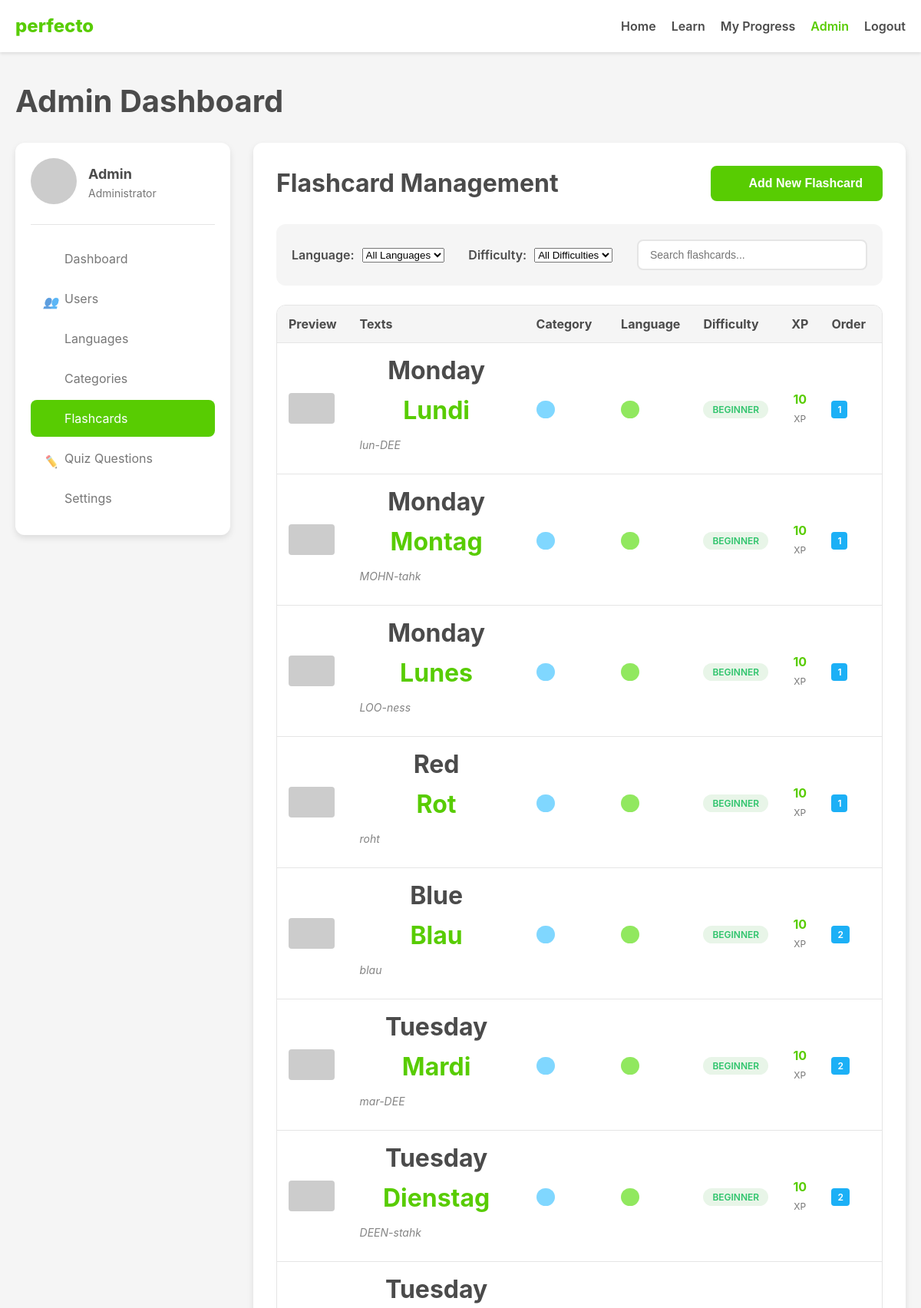
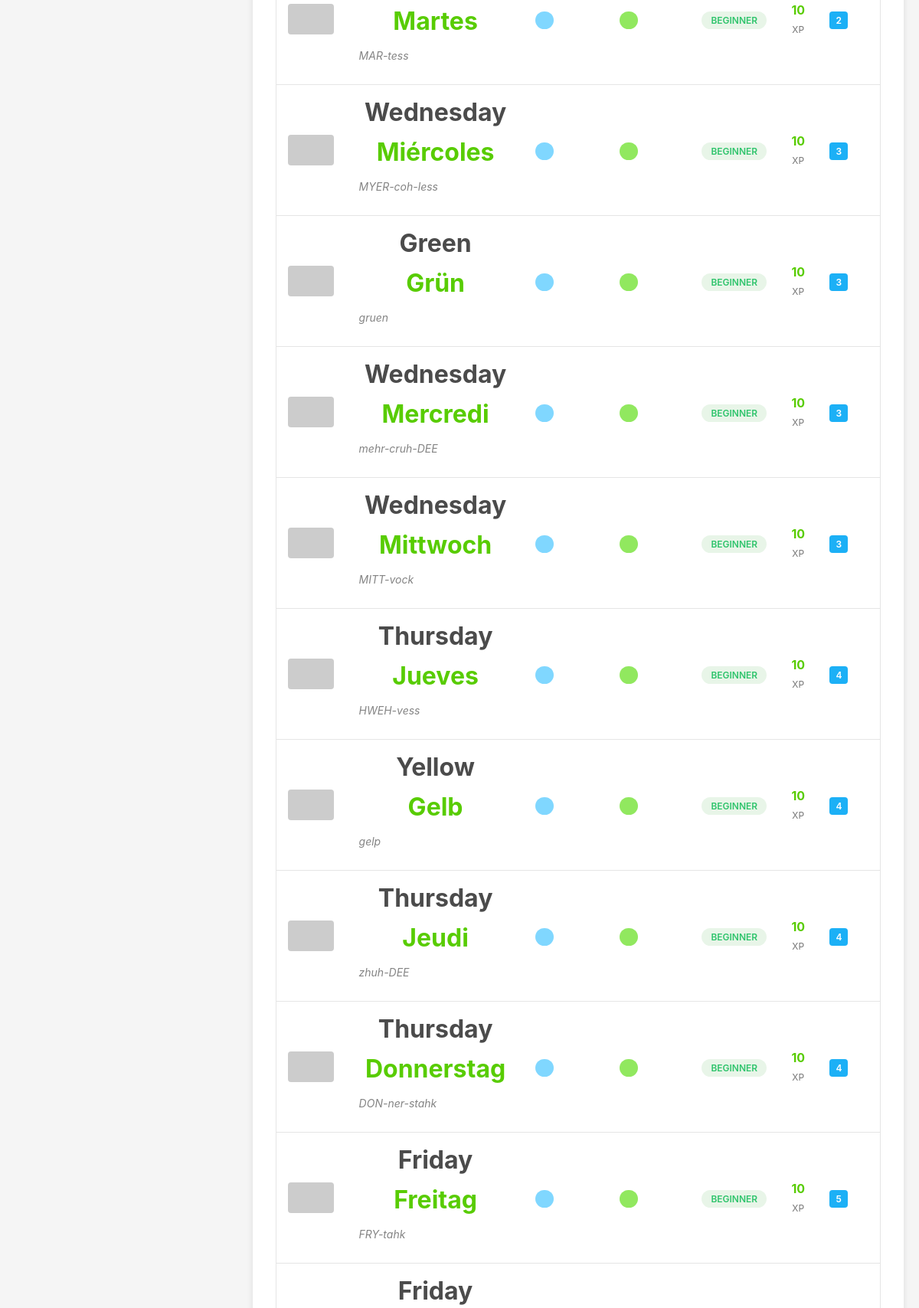
Page /dashboard/admin.php?tab=flashcards&filter=1 (signed in, upper part) on the committed database (2 pictures, top to bottom).
### tables this page shows
CREATE TABLE IF NOT EXISTS flashcards (
    id INT AUTO_INCREMENT PRIMARY KEY,
    category_id INT NOT NULL,
    native_text VARCHAR(255) NOT NULL,
    foreign_text VARCHAR(255) NOT NULL,
    pronunciation VARCHAR(255),
    image_url VARCHAR(255) DEFAULT 'https://placehold.co/300x200',
    xp_value INT DEFAULT 10,
    difficulty ENUM('beginner', 'intermediate', 'advanced') DEFAULT 'beginner',
    display_order INT DEFAULT 0,
    FOREIGN KEY (category_id) REFERENCES categories(id) ON DELETE CASCADE
);

### dashboard/admin-tabs/flashcards.php (the view, shortened to what this page needs)
<div class="admin-panel">
    <div class="panel-header">
        <h2>Flashcard Management</h2>
        <div class="panel-actions">
            <button class="btn btn-primary" onclick="togglePanel('add-flashcard-panel')">
                <i class="btn-icon add-icon"></i>
                Add New Flashcard
            </button>
        </div>
    </div>
    <div class="filter-controls">
        <div class="filter-group">
            <label for="language-filter">Language:</label>
            <select id="language-filter" onchange="filterByLanguage(this.value)">
                <option value="">All Languages</option>
            </select>
        </div>
        <div class="filter-group">
            <label for="difficulty-filter">Difficulty:</label>
            <select id="difficulty-filter" onchange="filterByDifficulty(this.value)">
                <option value="">All Difficulties</option>
            </select>
        </div>
        <div class="search-box">
            <input type="text" id="flashcard-search" placeholder="Search flashcards..." onkeyup="filterTable('flashcards-table', this.value)">
            <i class="search-icon"></i>
        </div>
    </div>
    <div class="table-container">
        <table class="admin-table" id="flashcards-table">
            <thead>
                <tr>
                    <th>Preview</th>
                    <th>Texts</th>
                    <th>Category</th>
                    <th>Language</th>
                    <th>Difficulty</th>
                    <th>XP</th>
                    <th>Order</th>
                    <th>Actions</th>
                </tr>
            </thead>
            <tbody>
                <?php if (!empty($data['flashcards'])): ?>
                    <?php foreach ($data['flashcards'] as $flashcard): ?>
                        <tr data-language-id="<?php
                            $language_id = '';
                            foreach ($categories as $cat) {
                                if ($cat['id'] == $flashcard['category_id']) {
                                    $language_id = $cat['language_id'];
                                    break;
                                }
                            }
                            echo $language_id;
                        ?>" data-difficulty="<?php echo $flashcard['difficulty']; ?>">
                            <td>
                                <div class="flashcard-preview">
                                    <img src="<?php echo htmlspecialchars($flashcard['image_url']); ?>"
                                         alt="<?php echo htmlspecialchars($flashcard['native_text']); ?>"
                                         class="preview-image"
                                         onerror="this.src='https://placehold.co/60x40/E5E5E5/999999?text=No+Image'">
                                </div>
                            </td>
                            <td>
                                <div class="flashcard-texts">
                                    <div class="native-text">
                                        <strong><?php echo htmlspecialchars($flashcard['native_text']); ?></strong>
                                    </div>
                                    <div class="foreign-text">
                                        <?php echo htmlspecialchars($flashcard['foreign_text']); ?>
                                    </div>
                                    <?php if (!empty($flashcard['pronunciation'])): ?>
                                        <div class="pronunciation">
                                            <em><?php echo htmlspecialchars($flashcard['pronunciation']); ?></em>
                                        </div>
                                    <?php endif; ?>
                                </div>
                            </td>
                            <td>
                                <span class="category-tag">
                                </span>
                            </td>
                            <td>
                                <span class="language-tag">
                                </span>
                            </td>
                            <td>
                                <span class="difficulty-badge <?php echo $flashcard['difficulty']; ?>">
                                    <?php echo ucfirst($flashcard['difficulty']); ?>
                                </span>
                            </td>
                            <td>
                                <div class="xp-display">
                                    <span class="xp-amount"><?php echo $flashcard['xp_value']; ?></span>
                                    <span class="xp-label">XP</span>
                                </div>
                            </td>
                            <td>
                                <span class="order-badge"><?php echo $flashcard['display_order']; ?></span>
                            </td>
                            <td>
                            </td>
                        </tr>
                    <?php endforeach; ?>
                <?php endif; ?>
            </tbody>
        </table>
    </div>
</div>

### assets/css/style.css (style rules this page uses)
:root { --primary-color: #58CC02; --primary-dark: #45a70a; --primary-light: #91e85f; --secondary-color: #1CB0F6; --secondary-dark: #0099e3; --secondary-light: #80d7ff; --accent-color: #FF4B4B; --success-color: #2fc46c; --warning-color: #ffc800; --error-color: #ff4b4b; --text-dark: #4b4b4b; --text-medium: #777777; --text-light: #a5a5a5; --background-light: #f5f5f5; --background-white: #ffffff; --border-color: #e5e5e5; --shadow-color: rgba(0, 0, 0, 0.1); --font-primary: 'Nunito', -apple-system, BlinkMacSystemFont, 'Segoe UI', Roboto, Oxygen, Ubuntu, Cantarell, 'Open Sans', 'Helvetica Neue', sans-serif; }
* { margin: 0; padding: 0; box-sizing: border-box; }
body { font-family: var(--font-primary); font-size: 16px; line-height: 1.5; color: var(--text-dark); background-color: var(--background-light); }
h1, h2, h3, h4, h5, h6 { margin-bottom: 0.5em; line-height: 1.2; font-weight: 700; }
h2 { font-size: 2rem; }
.btn { display: inline-block; padding: 12px 24px; font-size: 1rem; font-weight: 700; text-align: center; border-radius: 8px; border: 2px solid transparent; cursor: pointer; transition: all 0.3s ease; }
.btn-primary { background-color: var(--primary-color); color: white; border-color: var(--primary-color); }
.admin-panel { padding: 30px; }
.panel-header { display: flex; justify-content: space-between; align-items: center; margin-bottom: 30px; flex-wrap: wrap; gap: 15px; }
.panel-header h2 { margin: 0; color: var(--text-dark); }
.panel-actions { display: flex; gap: 10px; }
.table-container { overflow-x: auto; border-radius: 12px; border: 1px solid var(--border-color); }
.search-box { position: relative; min-width: 300px; }
.search-box input { width: 100%; padding: 10px 40px 10px 15px; border: 2px solid var(--border-color); border-radius: 8px; font-size: 0.875rem; }
.search-icon { position: absolute; right: 12px; top: 50%; transform: translateY(-50%); width: 16px; height: 16px; opacity: 0.5; }
.admin-table { width: 100%; border-collapse: collapse; }
.admin-table th, .admin-table td { padding: 15px; text-align: left; border-bottom: 1px solid var(--border-color); }
.admin-table th { background-color: var(--background-light); font-weight: 600; color: var(--text-dark); }
.xp-display { text-align: center; }
.xp-amount { display: block; font-weight: 700; color: var(--primary-color); }
.xp-label { font-size: 0.75rem; color: var(--text-medium); }
.btn-icon { width: 16px; height: 16px; background-size: cover; display: inline-block; }
.btn:has(.btn-icon) { display: flex; align-items: center; gap: 8px; }
.filter-controls { display: flex; justify-content: space-between; align-items: center; gap: 20px; margin-bottom: 25px; padding: 20px; background-color: var(--background-light); border-radius: 12px; }
.filter-group { display: flex; align-items: center; gap: 10px; }
.filter-group label { font-weight: 600; color: var(--text-dark); white-space: nowrap; }
.language-tag { background-color: var(--primary-light); color: var(--primary-color); padding: 4px 12px; border-radius: 20px; font-size: 0.75rem; font-weight: 600; }
.order-badge { background-color: var(--secondary-color); color: white; padding: 4px 8px; border-radius: 4px; font-size: 0.75rem; font-weight: 600; }
.native-text, .foreign-text { font-size: 2rem; font-weight: 700; margin: 0; text-align: center; }
.pronunciation { font-size: 1.125rem; margin: 10px 0; opacity: 0.9; }
.difficulty-badge { padding: 6px 16px; border-radius: 20px; font-size: 0.75rem; font-weight: 600; text-transform: uppercase; background-color: rgba(255,255,255,0.2); backdrop-filter: blur(10px); }
.table-container { overflow-x: auto; }
.admin-table th, .admin-table td { padding: 12px 15px; text-align: left; border-bottom: 1px solid var(--border-color); }
.admin-table th { background-color: var(--background-light); font-weight: 700; }
.pronunciation { color: var(--text-medium); font-style: italic; margin-bottom: 15px; }

### rows in the picture
flashcards: native_text "Monday", foreign_text "Lundi", pronunciation "lun-DEE", difficulty "BEGINNER", xp_value "10", display_order "1"
flashcards: native_text "Monday", foreign_text "Montag", pronunciation "MOHN-tahk", difficulty "BEGINNER", xp_value "10", display_order "1"
flashcards: native_text "Monday", foreign_text "Lunes", pronunciation "LOO-ness", difficulty "BEGINNER", xp_value "10", display_order "1"
flashcards: native_text "Red", foreign_text "Rot", pronunciation "roht", difficulty "BEGINNER", xp_value "10", display_order "1"
flashcards: native_text "Blue", foreign_text "Blau", pronunciation "blau", difficulty "BEGINNER", xp_value "10", display_order "2"
flashcards: native_text "Tuesday", foreign_text "Mardi", pronunciation "mar-DEE", difficulty "BEGINNER", xp_value "10", display_order "2"
flashcards: native_text "Tuesday", foreign_text "Dienstag", pronunciation "DEEN-stahk", difficulty "BEGINNER", xp_value "10", display_order "2"
flashcards: native_text "Tuesday", foreign_text "Martes", pronunciation "MAR-tess", difficulty "BEGINNER", xp_value "10", display_order "2"
flashcards: native_text "Wednesday", foreign_text "Miércoles", pronunciation "MYER-coh-less", difficulty "BEGINNER", xp_value "10", display_order "3"
flashcards: native_text "Green", foreign_text "Grün", pronunciation "gruen", difficulty "BEGINNER", xp_value "10", display_order "3"
flashcards: native_text "Wednesday", foreign_text "Mercredi", pronunciation "mehr-cruh-DEE", difficulty "BEGINNER", xp_value "10", display_order "3"
flashcards: native_text "Wednesday", foreign_text "Mittwoch", pronunciation "MITT-vock", difficulty "BEGINNER", xp_value "10", display_order "3"
flashcards: native_text "Thursday", foreign_text "Jueves", pronunciation "HWEH-vess", difficulty "BEGINNER", xp_value "10", display_order "4"
flashcards: native_text "Yellow", foreign_text "Gelb", pronunciation "gelp", difficulty "BEGINNER", xp_value "10", display_order "4"
flashcards: native_text "Thursday", foreign_text "Jeudi", pronunciation "zhuh-DEE", difficulty "BEGINNER", xp_value "10", display_order "4"
flashcards: native_text "Thursday", foreign_text "Donnerstag", pronunciation "DON-ner-stahk", difficulty "BEGINNER", xp_value "10", display_order "4"
flashcards: native_text "Friday", foreign_text "Freitag", pronunciation "FRY-tahk", difficulty "BEGINNER", xp_value "10", display_order "5"
flashcards: native_text "Friday"

### other values in the picture
$_SESSION['username'] "Admin"
